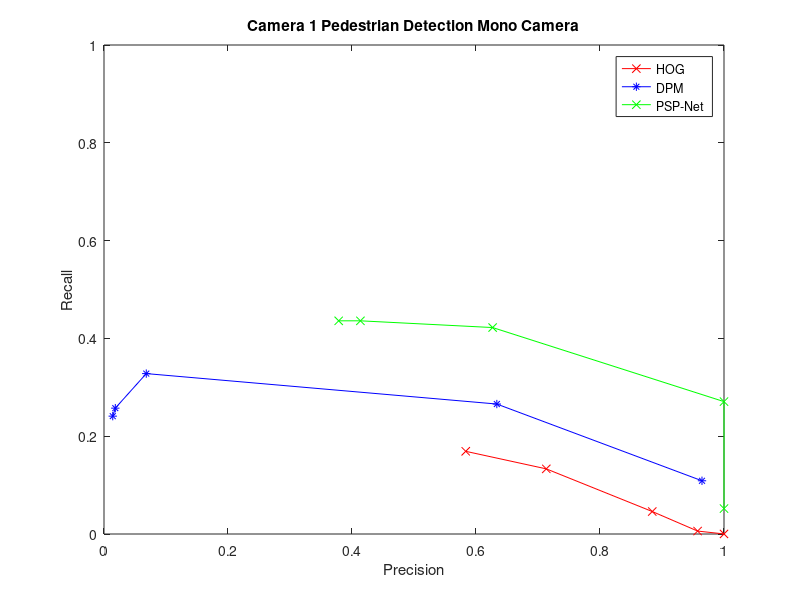
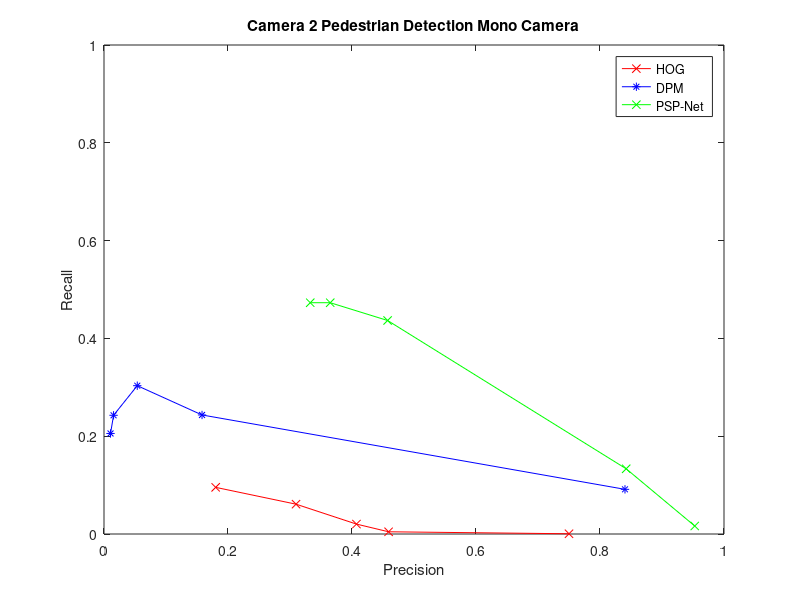
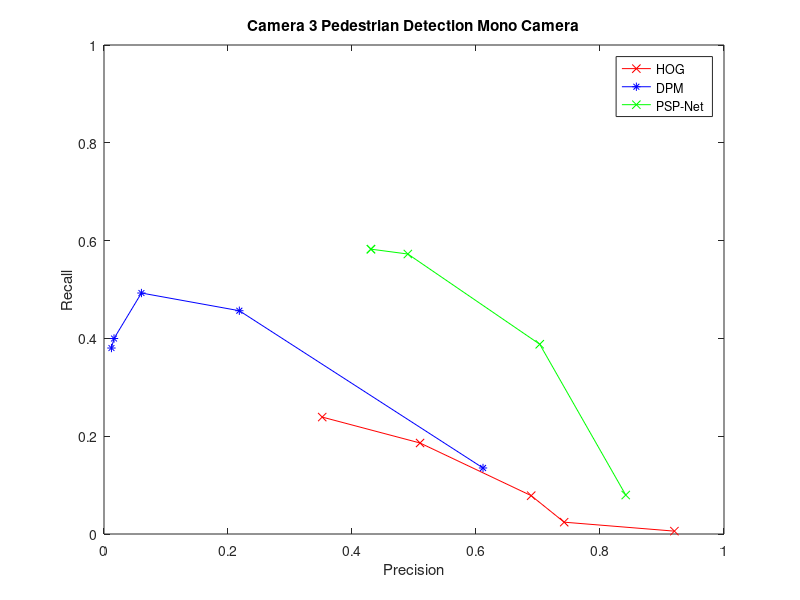

Here is the MATLAB script that generated these plots, in order:
clc;
clear all;
close all;


%% Pedestrian Detection Mono Camera

% Camera 1
HOGPrecision1 = [0.58341 0.71336 0.884319 0.957447 1];
HOGRecall1 = [0.16909 0.1332 0.0459463 0.0060104 0.00013356];

DPMPrecision1 = [0.0140929 0.0182355 0.0681893 0.633588 0.964497];
DPMRecall1 = [0.241007 0.257361 0.328032 0.265777 0.108855];

PSPPrecision1 = [0.378523 0.413583 0.626809 1 1 ];
PSPRecall1 = [0.435956 0.435956 0.422198 0.270736 0.0519567];

figure(1)
plot(HOGPrecision1, HOGRecall1, '-rx')
hold on;
plot(DPMPrecision1, DPMRecall1, '-b*')
plot(PSPPrecision1, PSPRecall1, '-gx')
xlim([0 1]);ylim([0 1]);
xlabel('Precision');
ylabel('Recall');
legend('HOG', 'DPM', 'PSP-Net')
title('Camera 1 Pedestrian Detection Mono Camera')

% Camera 2
HOGPrecision2 = [0.18009 0.30972 0.407166 0.459016 0.75];
HOGRecall2 = [0.09540 0.0610 0.0202823 0.0045432 0.00048677];

DPMPrecision2 = [0.0105133 0.0154302 0.0536681 0.158117 0.840299];
DPMRecall2 = [0.205613 0.242754 0.303318 0.243432 0.091351];

PSPPrecision2 = [0.332649 0.364877 0.45742 0.842213 0.95283];
PSPRecall2 = [0.472984 0.472984 0.436638 0.133377 0.0163881];

figure(2)
plot(HOGPrecision2, HOGRecall2, '-rx')
hold on;
plot(DPMPrecision2, DPMRecall2, '-b*')
plot(PSPPrecision2, PSPRecall2, '-gx')
xlim([0 1]);ylim([0 1]);
xlabel('Precision');
ylabel('Recall');
legend('HOG', 'DPM', 'PSP-Net')
title('Camera 2 Pedestrian Detection Mono Camera')

% Camera 3
HOGPrecision3 = [0.35194 0.50976 0.689038 0.742188  0.92];
HOGRecall3 = [0.23911 0.1861 0.0784114 0.0241853 0.00585987];

DPMPrecision3 = [0.0120268 0.0161443 0.0603696 0.218275 0.611303];
DPMRecall3 = [0.38032 0.399751 0.492798 0.456605 0.135032];

PSPPrecision3 = [0.430561 0.43056 0.490085 0.702815 0.841523];
PSPRecall3 = [0.582485 0.582485  0.572556 0.388025 0.0796843];

figure(3)
plot(HOGPrecision3, HOGRecall3, '-rx')
hold on;
plot(DPMPrecision3, DPMRecall3, '-b*')
plot(PSPPrecision3, PSPRecall3, '-gx')
xlim([0 1]);ylim([0 1]);
xlabel('Precision');
ylabel('Recall');
legend('HOG', 'DPM', 'PSP-Net')
title('Camera 3 Pedestrian Detection Mono Camera')
